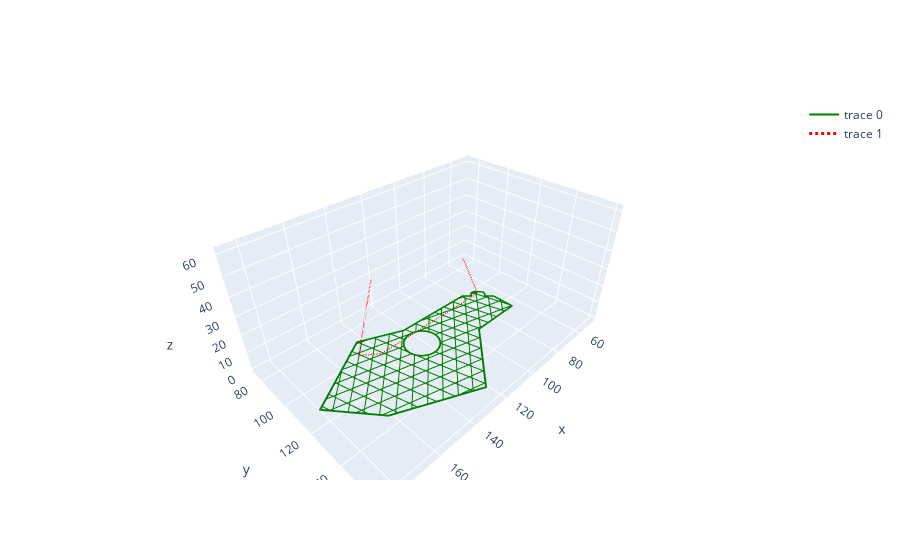

Here is the notebook cell this chart was saved with:
### Code cell
import plotly.graph_objects as go

fig = go.Figure()
x, y, z = [], [], []
for s in g.layers[53].geometry['segments']:
    x.extend([s.start_point.x, s.end_point.x, None])
    y.extend([s.start_point.y, s.end_point.y, None])
    z.extend([s.start_point.z, s.end_point.z, None])
fig.add_trace(go.Scatter3d(x=x, y=y, z=z, mode='lines', line={'color': 'green'}))

thread = np.vstack([tpath[:,0], tpath[:,1][-1]])
fig.add_trace(go.Scatter3d(x=thread[:,0], y=thread[:,1], z=thread[:,2], mode='lines',
                          line={'color':'red', 'dash':'dot', 'width':3}))

for tg in thread_geom:
    intr1 = intersection(g.layers[53].geometry['planes'][0], tg)
    intr2 = intersection(g.layers[53].geometry['planes'][1], tg)
    if in


"""
#Plot top/bottom planes for the layer
xx = list(filter(None, x)); yy = list(filter(None, y))
zz = g.layers[53].z - 0.2
fig.add_trace(go.Mesh3d(
    x=[min(xx), min(xx), max(xx), max(xx)],
    y=[min(yy), max(yy), max(yy), min(yy)],
    z=[zz,     zz,     zz,     zz],
    opacity=.5))
zz = g.layers[53].z + 0.2
fig.add_trace(go.Mesh3d(
    x=[min(xx), min(xx), max(xx), max(xx)],
    y=[min(yy), max(yy), max(yy), min(yy)],
    z=[zz,     zz,     zz,     zz],
    opacity=.5))
"""

fig.show()

### Figure 1 — Plotly figure (JSON) as saved in the notebook; plotly's stock layout.template omitted (floating-point values rounded to 4 significant figures; data arrays with more than 128 entries replaced by an {"elided": "..."} marker saying what was removed)
{"data": [{"line": {"color": "green"}, "mode": "lines", "type": "scatter3d", "x": {"elided": "576 float values"}, "y": {"elided": "576 float values"}, "z": {"elided": "576 int values"}}, {"line": {"color": "red", "dash": "dot", "width": 3}, "mode": "lines", "type": "scatter3d", "x": [50.14, 83.34, 147.5, 159.1, 159.0], "y": [74.74, 114.5, 114.5, 114.5, 128.1], "z": [-7.105e-14, 9.973, 9.973, 16.69, 61.18]}], "layout": {}}
